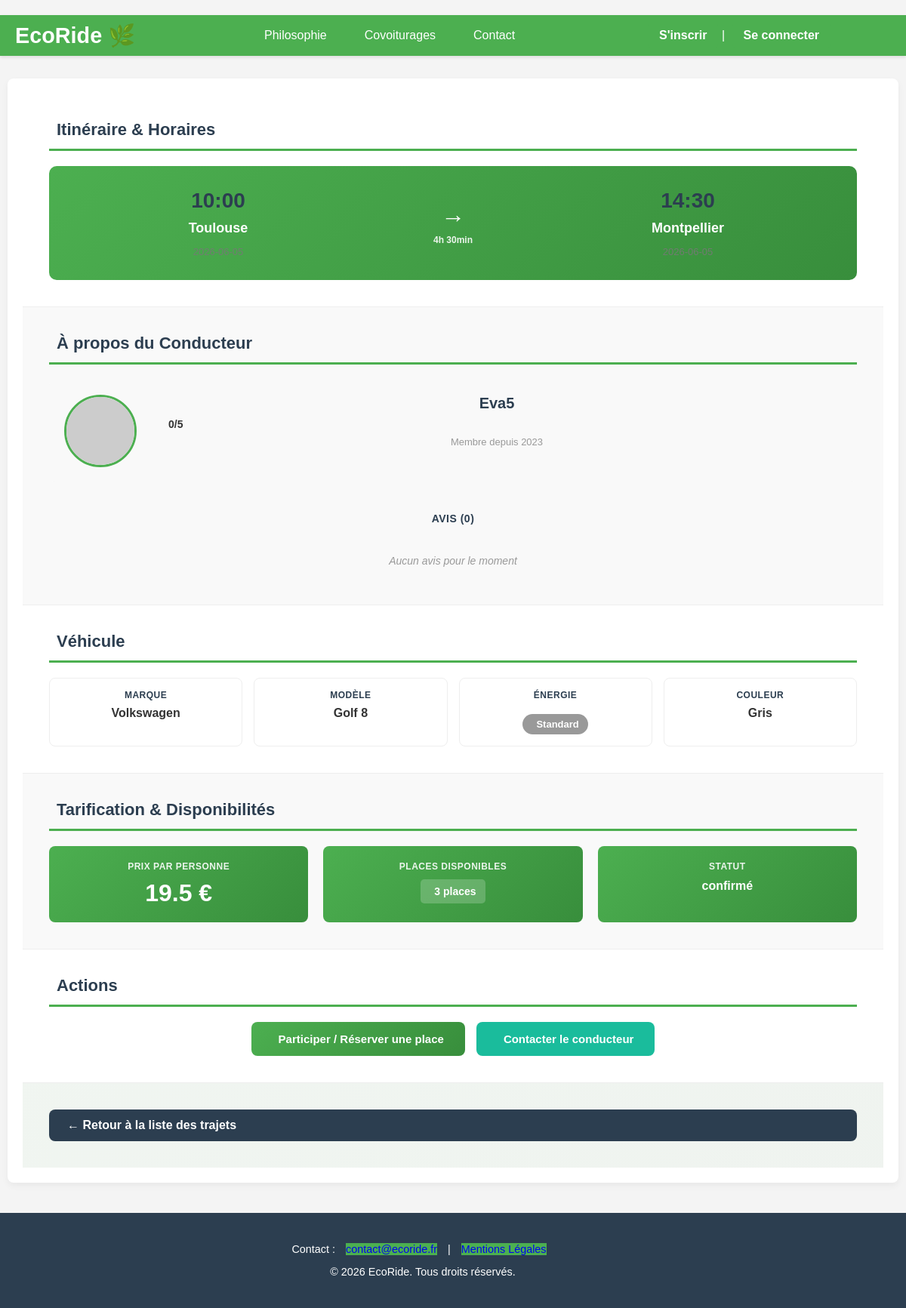
Screenshot of /public/index.php?p=trajet-detail&id=5 with the database file from the repository.
### tables this page shows
CREATE TABLE IF NOT EXISTS `covoiturage` (
  `covoiturage_id` INT NOT NULL AUTO_INCREMENT,
  `date_depart` DATE NOT NULL,
  `heure_depart` TIME NOT NULL,  
  `lieu_depart` VARCHAR(50) NOT NULL,
  `date_arrivee` DATE NULL,
  `heure_arrivee` TIME NULL,	 
  `lieu_arrivee` VARCHAR(50) NOT NULL,
  `statut_covoiturage_id` INT NOT NULL,  
  `avis_covoiturage_id` INT NULL,  
  `nb_place` INT NOT NULL,
  `prix_personne` FLOAT NOT NULL,
  `voiture_id` INT NOT NULL,  
  PRIMARY KEY (`covoiturage_id`),
  INDEX `fk_covoiturage_voiture_utilise_idx` (`voiture_id` ASC),
  INDEX `fk_statut_covoiturage_idx` (`statut_covoiturage_id` ASC),
  INDEX `fk_avis_covoiturage_idx` (`avis_covoiturage_id` ASC),
  CONSTRAINT `fk_covoiturage_voiture_utilise`
    FOREIGN KEY (`voiture_id`)
    REFERENCES `voiture` (`voiture_id`),
  CONSTRAINT `fk_statut_covoiturage_id`
    FOREIGN KEY (`statut_covoiturage_id`)
    REFERENCES `statut_covoiturage` (`statut_covoiturage_id`),
  CONSTRAINT `fk_avis_covoiturage_id`
    FOREIGN KEY (`avis_covoiturage_id`)
    REFERENCES `avis_covoiturage` (`avis_covoiturage_id`)
);

CREATE TABLE IF NOT EXISTS `utilisateur` (
  `utilisateur_id` INT NOT NULL AUTO_INCREMENT,
  `nom` VARCHAR(50) NOT NULL,
  `prenom` VARCHAR(50) NOT NULL,
  `email` VARCHAR(50) NOT NULL UNIQUE,  
  `password` VARCHAR(50) NOT NULL,
  `telephone` VARCHAR(50) NULL,
  `adresse` VARCHAR(50) NULL,
  `date_naissance` VARCHAR(50) NULL,  
  `photo` BLOB NULL,
  `pseudo` VARCHAR(50) NOT NULL UNIQUE,
  `role_id` INT NOT NULL,  
  `credit` INT NOT NULL DEFAULT 20,
  PRIMARY KEY (`utilisateur_id`),
  INDEX `fk_utilisateur_role_idx` (`role_id` ASC),
  CONSTRAINT `fk_utilisateur_role`
    FOREIGN KEY (`role_id`)
    REFERENCES `role` (`role_id`)
);

CREATE TABLE IF NOT EXISTS `marque` (
  `marque_id` INT NOT NULL AUTO_INCREMENT,
  `libelle` VARCHAR(50) NOT NULL UNIQUE,
  PRIMARY KEY (`marque_id`)
);

CREATE TABLE IF NOT EXISTS `voiture` (
  `voiture_id` INT NOT NULL AUTO_INCREMENT,
  `modele` VARCHAR(50) NOT NULL,
  `immatriculation` VARCHAR(50) NOT NULL UNIQUE,
  `energie` VARCHAR(50) NOT NULL,
  `couleur` VARCHAR(50) NULL,
  `date_premiere_immatriculation` VARCHAR(50) NULL,  
  `marque_id` INT NOT NULL,  
  `utilisateur_id` INT NOT NULL,
  PRIMARY KEY (`voiture_id`),
  INDEX `fk_voiture_marque_detient_idx` (`marque_id` ASC),
  INDEX `fk_voiture_utilisateur_idx` (`utilisateur_id` ASC),
  CONSTRAINT `fk_voiture_marque_detient`
    FOREIGN KEY (`marque_id`)
    REFERENCES `marque` (`marque_id`),
  CONSTRAINT `fk_voiture_utilisateur` 
	FOREIGN KEY (`utilisateur_id`) 
    REFERENCES `utilisateur` (`utilisateur_id`)
);

CREATE TABLE IF NOT EXISTS `statut_covoiturage` (
  `statut_covoiturage_id` INT NOT NULL AUTO_INCREMENT,
  `libelle` VARCHAR(50) NOT NULL UNIQUE,
  PRIMARY KEY (`statut_covoiturage_id`)
);

### app/Views/trajets/trajet_detail.php (the view, shortened to what the rows shown need)
<section class="presentation-section">
    <div class="presentation-content">
    <?php if (isset($trajet)): ?>
        <section class="details-section itinerary-section">
            <h2 class="section-title"><i class="fa-solid fa-map"></i> Itinéraire & Horaires</h2>
            <div class="itinerary-container">
                <div class="journey-point departure">
                    <div class="time"><?= htmlspecialchars(substr($trajet->heure_depart, 0, 5)); ?></div>
                    <div class="city"><?= htmlspecialchars($trajet->lieu_depart); ?></div>
                    <div class="date"><?= htmlspecialchars($trajet->date_depart); ?></div>
                </div>
                <div class="journey-arrow">
                    <span class="arrow">→</span>
                    <span class="duration" id="journey-duration">Durée</span>
                </div>
                <div class="journey-point arrival">
                    <div class="time"><?= htmlspecialchars(substr($trajet->heure_arrivee, 0, 5)); ?></div>
                    <div class="city"><?= htmlspecialchars($trajet->lieu_arrivee); ?></div>
                    <div class="date"><?= htmlspecialchars($trajet->date_arrivee); ?></div>
                </div>
            </div>
        </section>
        <section class="details-section driver-section">
            <h2 class="section-title"><i class="fa-solid fa-user-circle"></i> À propos du Conducteur</h2>
            <div class="driver-card">
                <div class="driver-header">
                    <img class="driver-avatar" src="https://placehold.co/80x80/4CAF50/ffffff?text=<?= htmlspecialchars(substr($trajet->pseudo, 0, 2)); ?>" alt="<?= htmlspecialchars($trajet->pseudo); ?>">
                    <div class="driver-info">
                        <h3 class="driver-name"><?= htmlspecialchars($trajet->pseudo); ?></h3>
                        <div class="driver-rating">
                                <?php
                                $rating = isset($trajet->avis) && !empty($trajet->avis)
                                    ? array_sum(array_map(function ($a) {
                                        return floatval($a->note);
                                    }, $trajet->avis)) / count($trajet->avis)
                                    : 0;
                                $rating = round($rating, 1);
                                ?>
                            <span class="rating-value"><?= htmlspecialchars($rating); ?>/5</span>
                        </div>
                        <p class="member-since">Membre depuis 2023</p>
                    </div>
                </div>
                <div class="reviews-container">
                    <h3 class="subsection-title">Avis (<?= isset($trajet->avis) ? count($trajet->avis) : 0; ?>)</h3>
                    <?php if (isset($trajet->avis) && !empty($trajet->avis)): ?>
                        <div class="reviews-list">
                            <?php foreach ($trajet->avis as $avis): ?>
                                <div class="review-item">
                                    <div class="review-header">
                                        <div class="review-rating">
                                            <?php
                                            $note = floatval($avis->note);
                                            for ($i = 0; $i < 5; $i++) {
                                                if ($i < floor($note)) {
                                                    echo '<i class="fa-solid fa-star filled"></i>';
                                                } elseif ($i < $note) {
                                                    echo '<i class="fa-solid fa-star-half-stroke filled"></i>';
                                                } else {
                                                    echo '<i class="fa-solid fa-star"></i>';
                                                }
                                            }
                                            ?>
                                        </div>
                                        <span class="review-date"><?= htmlspecialchars($avis->statut ?? 'Positif'); ?></span>
                                    </div>
                                    <p class="review-comment"><?= htmlspecialchars($avis->commentaire ?? ''); ?></p>
                                </div>
                            <?php endforeach; ?>
                        </div>
                    <?php else: ?>
                        <p class="no-reviews">Aucun avis pour le moment</p>
                    <?php endif; ?>
                </div>
            </div>
        </section>
        <section class="details-section vehicle-section">
            <h2 class="section-title"><i class="fa-solid fa-car"></i> Véhicule</h2>
            <div class="vehicle-card">
                <div class="vehicle-info-grid">
                    <div class="vehicle-info-item">
                        <span class="label">Marque</span>
                        <span class="value"><?= htmlspecialchars($trajet->marque); ?></span>
                    </div>
                    <div class="vehicle-info-item">
                        <span class="label">Modèle</span>
                        <span class="value"><?= htmlspecialchars($trajet->modele); ?></span>
                    </div>
                    <div class="vehicle-info-item">
                        <span class="label">Énergie</span>
                        <span class="value">
                            <?php
                            if ($energie_normalized === 'electrique') {
                                echo '<span class="eco-badge"><i class="fa-solid fa-leaf"></i> Écologique</span>';
                            } else {
                                echo '<span class="eco-badge standard-badge"><i class="fa-solid fa-car"></i> Standard</span>';
                            }
                            ?>
                        </span>
                    </div>
                    <div class="vehicle-info-item">
                        <span class="label">Couleur</span>
                        <span class="value"><?= htmlspecialchars($trajet->couleur ?? 'Non spécifiée'); ?></span>
                    </div>
                </div>
            </div>
        </section>
        <section class="details-section pricing-section">
            <h2 class="section-title"><i class="fa-solid fa-euro-sign"></i> Tarification & Disponibilités</h2>
            <div class="pricing-grid">
                <div class="pricing-item">
                    <span class="label">Prix par personne</span>
                    <span class="price-value"><?= htmlspecialchars($trajet->prix_personne); ?> €</span>
                </div>
                <div class="pricing-item">
                    <span class="label">Places disponibles</span>
                    <span class="value">
                        <?php
                        $nb_place = intval($trajet->nb_place);
                        if ($nb_place > 0) {
                            echo '<span class="seats-available"><i class="fa-solid fa-chair"></i> ' . htmlspecialchars($nb_place) . ' place' . ($nb_place > 1 ? 's' : '') . '</span>';
                        } else {
                            echo '<span class="seats-full"><i class="fa-solid fa-ban"></i> Complet</span>';
                        }
                        ?>
                    </span>
                </div>
                <div class="pricing-item">
                    <span class="label">Statut</span>
                    <span class="value"><?= htmlspecialchars($trajet->statut); ?></span>
                </div>
            </div>
        </section>
        <section class="details-section actions-section">
            <h2 class="section-title"><i class="fa-solid fa-calendar-check"></i> Actions</h2>
            <div class="action-buttons">
                <?php
                $nb_place = intval($trajet->nb_place);
                if ($nb_place > 0) {
                ?>
                    <form method="POST" id="formParticiper">
                        <button type="submit" class="btn-action btn-reserve">
                            <i class="fa-solid fa-check"></i> Participer / Réserver une place
                        </button>
                    </form>
                <?php
                } else {
                    echo '<button class="btn-action btn-disabled" disabled><i class="fa-solid fa-ban"></i> Complet</button>';
                }
                ?>
                <button class="btn-action btn-contact"><i class="fa-solid fa-envelope"></i> Contacter le conducteur</button>
            </div>
        </section>
        <section class="details-section return-section">
            <a href="index.php?p=trajet" class="btn-back">← Retour à la liste des trajets</a>
        </section>
    <?php endif; ?>
    </div>
</section>

### rows the page displays
covoiturage: heure_depart "10:00", lieu_depart "Toulouse", heure_arrivee "14:30", lieu_arrivee "Montpellier", utilisateur.pseudo "Eva5", marque.libelle "Volkswagen", voiture.modele "Golf 8", voiture.couleur "Gris", prix_personne "19.5", nb_place "3", statut_covoiturage.libelle "confirmé"

### other values shown
$rating "0"
count($trajet->avis) "0"
